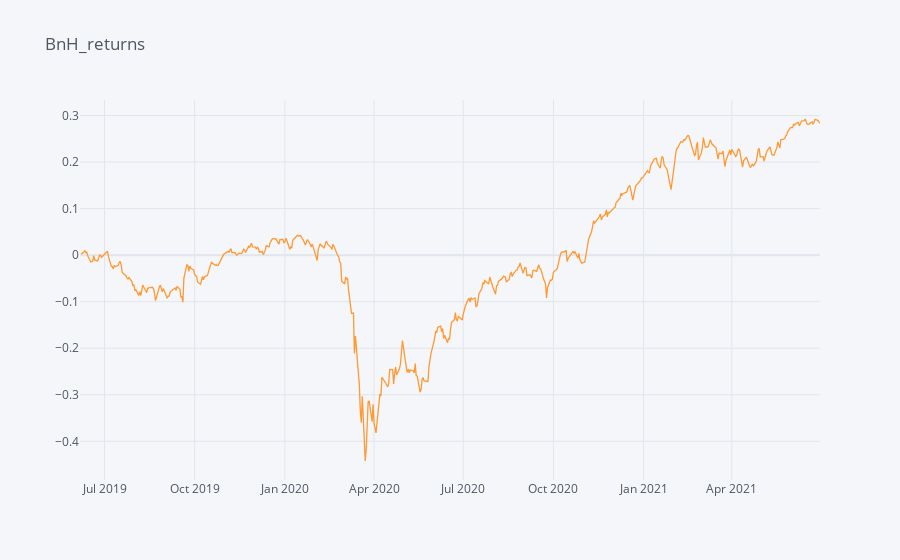

Notebook cell for this chart:
### Code cell
sma=SMA_Backtesting('^NSEI',start_date,end_date)

### Figure 1 — Plotly figure (JSON) as saved in the notebook; plotly's stock layout.template omitted (floating-point values rounded to 4 significant figures; data arrays with more than 128 entries replaced by an {"elided": "..."} marker saying what was removed)
{"data": [{"line": {"color": "rgba(255, 153, 51, 1.0)", "dash": "solid", "shape": "linear", "width": 1.3}, "mode": "lines", "name": "bnh_returns", "text": "", "type": "scatter", "x": {"elided": "510 str values"}, "y": {"elided": "510 mixed values"}}], "layout": {"legend": {"bgcolor": "#F5F6F9", "font": {"color": "#4D5663"}}, "paper_bgcolor": "#F5F6F9", "plot_bgcolor": "#F5F6F9", "title": {"font": {"color": "#4D5663"}, "text": "BnH_returns"}, "xaxis": {"gridcolor": "#E1E5ED", "showgrid": true, "tickfont": {"color": "#4D5663"}, "title": {"font": {"color": "#4D5663"}, "text": ""}, "zerolinecolor": "#E1E5ED"}, "yaxis": {"gridcolor": "#E1E5ED", "showgrid": true, "tickfont": {"color": "#4D5663"}, "title": {"font": {"color": "#4D5663"}, "text": ""}, "zerolinecolor": "#E1E5ED"}}}
